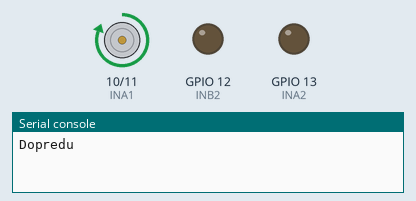
Bench run of a program on a simulated ESP32 board running MicroPython. On the bench: motor-driver pin pairs drawn as motors (green arrow = first pin HIGH = forward, orange = second pin HIGH = backward, longer = more drive), output pins drawn as LEDs (lit = HIGH), the last lines printed to the serial console. At 12.0 s the program stops and its outputs stay as they are.

Above: at 0.1 s.
At 6.1 s:
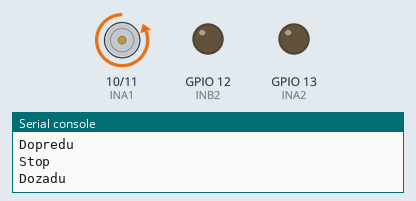
At 11.1 s:
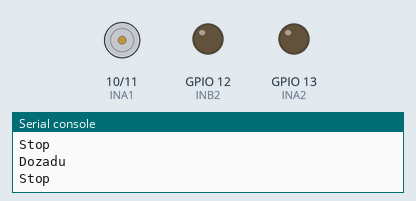
Timing chart, 0 to 12.6 s (numbered marks = the images above):
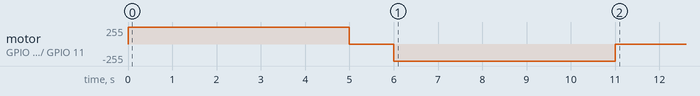

The program:

12.py
```python
from machine import Pin, PWM
import time, sys

INA1 = Pin(10,Pin.OUT, value=0)
INB1 = Pin(11,Pin.OUT, value=0)
INA2 = Pin(13,Pin.OUT, value=0)
INB2 = Pin(12,Pin.OUT, value=0)

print("Dopredu")
INA1.on()
time.sleep(5)

print("Stop")
INA1.off()
time.sleep(1)

print("Dozadu")
INB1.on()
time.sleep(5)

print("Stop")
INB1.off()
time.sleep(1)

sys.exit(0)
```

Measured:
- by itself, motor on GPIO 10 (INA1) / GPIO 11 (INB1): stopped → forward 255/255 at 0.00 s, → stopped 5.0 s later, → backward 255/255 1.0 s later, → stopped 5.0 s later
